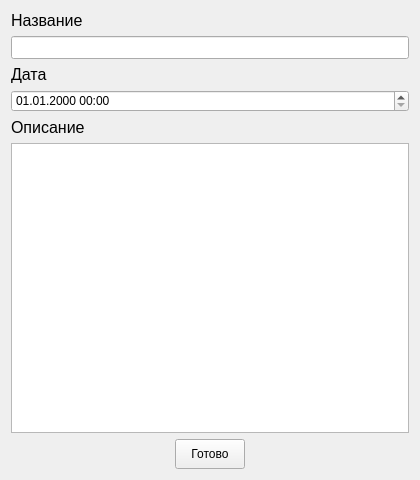
<?xml version="1.0" encoding="UTF-8"?>
<ui version="4.0">
 <class>CreateTask</class>
 <widget class="QWidget" name="CreateTask">
  <property name="geometry">
   <rect>
    <x>0</x>
    <y>0</y>
    <width>420</width>
    <height>480</height>
   </rect>
  </property>
  <property name="minimumSize">
   <size>
    <width>320</width>
    <height>320</height>
   </size>
  </property>
  <property name="maximumSize">
   <size>
    <width>420</width>
    <height>480</height>
   </size>
  </property>
  <property name="windowTitle">
   <string>CreateTask</string>
  </property>
  <property name="styleSheet">
   <string notr="true"/>
  </property>
  <layout class="QVBoxLayout" name="verticalLayout_2">
   <item>
    <layout class="QVBoxLayout" name="verticalLayout">
     <item>
      <widget class="QLabel" name="label_name">
       <property name="font">
        <font>
         <pointsize>12</pointsize>
        </font>
       </property>
       <property name="styleSheet">
        <string notr="true">color: rgb(0, 0, 0);</string>
       </property>
       <property name="text">
        <string>Название</string>
       </property>
      </widget>
     </item>
     <item>
      <widget class="QLineEdit" name="lineEdit_name">
       <property name="font">
        <font>
         <pointsize>10</pointsize>
        </font>
       </property>
       <property name="styleSheet">
        <string notr="true">color: rgb(0, 0, 0);</string>
       </property>
       <property name="maxLength">
        <number>50</number>
       </property>
      </widget>
     </item>
     <item>
      <widget class="QLabel" name="label_dateTime">
       <property name="font">
        <font>
         <pointsize>12</pointsize>
        </font>
       </property>
       <property name="styleSheet">
        <string notr="true">color: rgb(0, 0, 0);</string>
       </property>
       <property name="text">
        <string>Дата</string>
       </property>
      </widget>
     </item>
     <item>
      <widget class="QDateTimeEdit" name="dateTimeEdit">
       <property name="styleSheet">
        <string notr="true">color: rgb(0, 0, 0);</string>
       </property>
       <property name="displayFormat">
        <string>dd.MM.yyyy HH:mm</string>
       </property>
      </widget>
     </item>
     <item>
      <widget class="QLabel" name="label_description">
       <property name="font">
        <font>
         <pointsize>12</pointsize>
        </font>
       </property>
       <property name="styleSheet">
        <string notr="true">color: rgb(0, 0, 0);</string>
       </property>
       <property name="text">
        <string>Описание</string>
       </property>
      </widget>
     </item>
     <item>
      <widget class="QTextEdit" name="textEdit_description">
       <property name="font">
        <font>
         <pointsize>10</pointsize>
        </font>
       </property>
       <property name="styleSheet">
        <string notr="true">color: rgb(0, 0, 0);</string>
       </property>
      </widget>
     </item>
    </layout>
   </item>
   <item>
    <layout class="QHBoxLayout" name="horizontalLayout">
     <item alignment="Qt::AlignmentFlag::AlignHCenter">
      <widget class="QPushButton" name="pushButton_done">
       <property name="minimumSize">
        <size>
         <width>70</width>
         <height>30</height>
        </size>
       </property>
       <property name="maximumSize">
        <size>
         <width>70</width>
         <height>30</height>
        </size>
       </property>
       <property name="styleSheet">
        <string notr="true"/>
       </property>
       <property name="text">
        <string>Готово</string>
       </property>
      </widget>
     </item>
    </layout>
   </item>
  </layout>
 </widget>
 <resources/>
 <connections/>
</ui>
